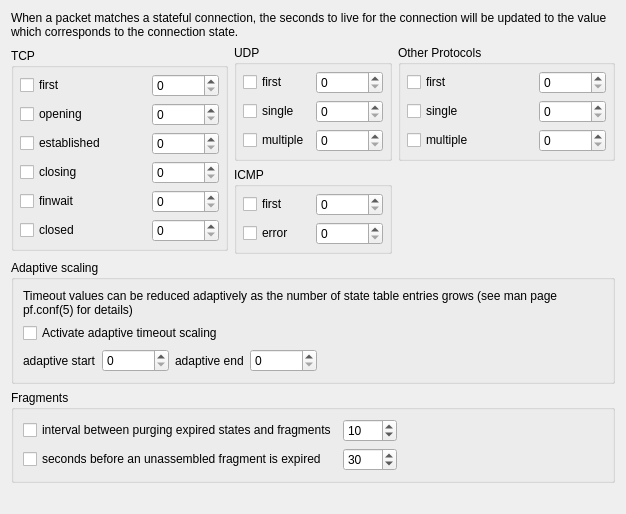
     <widget class="QWidget" name="tab4">
      <attribute name="title">
       <string>Timeouts</string>
      </attribute>
      <layout class="QGridLayout" name="pfAdvanced_gridLayout_14">
       <item row="0" column="0" colspan="3">
        <widget class="QLabel" name="textLabel2">
         <property name="text">
          <string>When a packet matches a stateful connection, the seconds to live for the connection will be updated to the value which corresponds to the connection state.</string>
         </property>
         <property name="alignment">
          <set>Qt::AlignmentFlag::AlignVCenter</set>
         </property>
         <property name="wordWrap">
          <bool>true</bool>
         </property>
        </widget>
       </item>
       <item row="1" column="0" rowspan="2">
        <widget class="QGroupBox" name="groupBox1">
         <property name="sizePolicy">
          <sizepolicy hsizetype="Preferred" vsizetype="Maximum">
           <horstretch>0</horstretch>
           <verstretch>0</verstretch>
          </sizepolicy>
         </property>
         <property name="title">
          <string>TCP</string>
         </property>
         <layout class="QGridLayout">
          <property name="margin" stdset="0">
           <number>6</number>
          </property>
          <item row="0" column="0">
           <widget class="QCheckBox" name="pf_set_tcp_first">
            <property name="sizePolicy">
             <sizepolicy hsizetype="Expanding" vsizetype="Fixed">
              <horstretch>0</horstretch>
              <verstretch>0</verstretch>
             </sizepolicy>
            </property>
            <property name="text">
             <string>first</string>
            </property>
           </widget>
          </item>
          <item row="0" column="2">
           <widget class="QSpinBox" name="pf_tcp_first">
            <property name="sizePolicy">
             <sizepolicy hsizetype="Fixed" vsizetype="Fixed">
              <horstretch>0</horstretch>
              <verstretch>0</verstretch>
             </sizepolicy>
            </property>
            <property name="toolTip">
             <string>The state after the first packet.</string>
            </property>
            <property name="minimum">
             <number>0</number>
            </property>
            <property name="maximum">
             <number>100000</number>
            </property>
            <property name="value">
             <number>0</number>
            </property>
           </widget>
          </item>
          <item row="1" column="0">
           <widget class="QCheckBox" name="pf_set_tcp_opening">
            <property name="text">
             <string>opening</string>
            </property>
           </widget>
          </item>
          <item row="1" column="2">
           <widget class="QSpinBox" name="pf_tcp_opening">
            <property name="sizePolicy">
             <sizepolicy hsizetype="Fixed" vsizetype="Fixed">
              <horstretch>0</horstretch>
              <verstretch>0</verstretch>
             </sizepolicy>
            </property>
            <property name="toolTip">
             <string> The state before the destination host ever sends a packet.</string>
            </property>
            <property name="minimum">
             <number>0</number>
            </property>
            <property name="maximum">
             <number>100000</number>
            </property>
            <property name="value">
             <number>0</number>
            </property>
           </widget>
          </item>
          <item row="2" column="0">
           <widget class="QCheckBox" name="pf_set_tcp_established">
            <property name="text">
             <string>established</string>
            </property>
           </widget>
          </item>
          <item row="2" column="2">
           <widget class="QSpinBox" name="pf_tcp_established">
            <property name="sizePolicy">
             <sizepolicy hsizetype="Fixed" vsizetype="Fixed">
              <horstretch>0</horstretch>
              <verstretch>0</verstretch>
             </sizepolicy>
            </property>
            <property name="toolTip">
             <string>The fully established state.</string>
            </property>
            <property name="minimum">
             <number>0</number>
            </property>
            <property name="maximum">
             <number>100000</number>
            </property>
            <property name="singleStep">
             <number>1</number>
            </property>
            <property name="value">
             <number>0</number>
            </property>
           </widget>
          </item>
          <item row="3" column="2">
           <widget class="QSpinBox" name="pf_tcp_closing">
            <property name="sizePolicy">
             <sizepolicy hsizetype="Fixed" vsizetype="Fixed">
              <horstretch>0</horstretch>
              <verstretch>0</verstretch>
             </sizepolicy>
            </property>
            <property name="toolTip">
             <string>The state after the first FIN has been sent.</string>
            </property>
            <property name="minimum">
             <number>0</number>
            </property>
            <property name="maximum">
             <number>100000</number>
            </property>
            <property name="value">
             <number>0</number>
            </property>
           </widget>
          </item>
          <item row="3" column="0">
           <widget class="QCheckBox" name="pf_set_tcp_closing">
            <property name="text">
             <string>closing</string>
            </property>
           </widget>
          </item>
          <item row="4" column="2">
           <widget class="QSpinBox" name="pf_tcp_finwait">
            <property name="sizePolicy">
             <sizepolicy hsizetype="Fixed" vsizetype="Fixed">
              <horstretch>0</horstretch>
              <verstretch>0</verstretch>
             </sizepolicy>
            </property>
            <property name="toolTip">
             <string>The state after both FINs have been exchanged and the connection is closed.</string>
            </property>
            <property name="minimum">
             <number>0</number>
            </property>
            <property name="maximum">
             <number>100000</number>
            </property>
            <property name="value">
             <number>0</number>
            </property>
           </widget>
          </item>
          <item row="4" column="0">
           <widget class="QCheckBox" name="pf_set_tcp_finwait">
            <property name="text">
             <string>finwait</string>
            </property>
           </widget>
          </item>
          <item row="5" column="2">
           <widget class="QSpinBox" name="pf_tcp_closed">
            <property name="sizePolicy">
             <sizepolicy hsizetype="Fixed" vsizetype="Fixed">
              <horstretch>0</horstretch>
              <verstretch>0</verstretch>
             </sizepolicy>
            </property>
            <property name="toolTip">
             <string>The state after one endpoint sends an RST.</string>
            </property>
            <property name="minimum">
             <number>0</number>
            </property>
            <property name="maximum">
             <number>100000</number>
            </property>
            <property name="value">
             <number>0</number>
            </property>
           </widget>
          </item>
          <item row="5" column="0">
           <widget class="QCheckBox" name="pf_set_tcp_closed">
            <property name="text">
             <string>closed</string>
            </property>
           </widget>
          </item>
         </layout>
        </widget>
       </item>
       <item row="1" column="1">
        <widget class="QGroupBox" name="groupBox2">
         <property name="title">
          <string>UDP</string>
         </property>
         <layout class="QGridLayout">
          <property name="margin" stdset="0">
           <number>6</number>
          </property>
          <item row="0" column="0">
           <widget class="QCheckBox" name="pf_set_udp_first">
            <property name="text">
             <string>first</string>
            </property>
           </widget>
          </item>
          <item row="0" column="2">
           <widget class="QSpinBox" name="pf_udp_first">
            <property name="sizePolicy">
             <sizepolicy hsizetype="Fixed" vsizetype="Fixed">
              <horstretch>0</horstretch>
              <verstretch>0</verstretch>
             </sizepolicy>
            </property>
            <property name="toolTip">
             <string>The state after the first packet.</string>
            </property>
            <property name="minimum">
             <number>0</number>
            </property>
            <property name="maximum">
             <number>100000</number>
            </property>
            <property name="value">
             <number>0</number>
            </property>
           </widget>
          </item>
          <item row="1" column="0">
           <widget class="QCheckBox" name="pf_set_udp_single">
            <property name="text">
             <string>single</string>
            </property>
           </widget>
          </item>
          <item row="1" column="2">
           <widget class="QSpinBox" name="pf_udp_single">
            <property name="sizePolicy">
             <sizepolicy hsizetype="Fixed" vsizetype="Fixed">
              <horstretch>0</horstretch>
              <verstretch>0</verstretch>
             </sizepolicy>
            </property>
            <property name="toolTip">
             <string>The state if the source host sends more than one packet but the destination host has never sent one back.</string>
            </property>
            <property name="minimum">
             <number>0</number>
            </property>
            <property name="maximum">
             <number>100000</number>
            </property>
            <property name="value">
             <number>0</number>
            </property>
           </widget>
          </item>
          <item row="2" column="0">
           <widget class="QCheckBox" name="pf_set_udp_multiple">
            <property name="text">
             <string>multiple</string>
            </property>
           </widget>
          </item>
          <item row="2" column="2">
           <widget class="QSpinBox" name="pf_udp_multiple">
            <property name="sizePolicy">
             <sizepolicy hsizetype="Fixed" vsizetype="Fixed">
              <horstretch>0</horstretch>
              <verstretch>0</verstretch>
             </sizepolicy>
            </property>
            <property name="toolTip">
             <string> The state if both hosts have sent packets.</string>
            </property>
            <property name="minimum">
             <number>0</number>
            </property>
            <property name="maximum">
             <number>100000</number>
            </property>
            <property name="value">
             <number>0</number>
            </property>
           </widget>
          </item>
         </layout>
        </widget>
       </item>
       <item row="1" column="2">
        <widget class="QGroupBox" name="groupBox4">
         <property name="title">
          <string>Other Protocols</string>
         </property>
         <layout class="QGridLayout">
          <property name="margin" stdset="0">
           <number>6</number>
          </property>
          <item row="0" column="0">
           <widget class="QCheckBox" name="pf_set_other_first">
            <property name="sizePolicy">
             <sizepolicy hsizetype="Expanding" vsizetype="Fixed">
              <horstretch>0</horstretch>
              <verstretch>0</verstretch>
             </sizepolicy>
            </property>
            <property name="text">
             <string>first</string>
            </property>
           </widget>
          </item>
          <item row="0" column="2">
           <widget class="QSpinBox" name="pf_other_first">
            <property name="sizePolicy">
             <sizepolicy hsizetype="Fixed" vsizetype="Fixed">
              <horstretch>0</horstretch>
              <verstretch>0</verstretch>
             </sizepolicy>
            </property>
            <property name="toolTip">
             <string>The state after the first packet.</string>
            </property>
            <property name="minimum">
             <number>0</number>
            </property>
            <property name="maximum">
             <number>100000</number>
            </property>
            <property name="value">
             <number>0</number>
            </property>
           </widget>
          </item>
          <item row="1" column="0">
           <widget class="QCheckBox" name="pf_set_other_single">
            <property name="text">
             <string>single</string>
            </property>
           </widget>
          </item>
          <item row="2" column="0">
           <widget class="QCheckBox" name="pf_set_other_multiple">
            <property name="text">
             <string>multiple</string>
            </property>
           </widget>
          </item>
          <item row="1" column="2">
           <widget class="QSpinBox" name="pf_other_single">
            <property name="sizePolicy">
             <sizepolicy hsizetype="Fixed" vsizetype="Fixed">
              <horstretch>0</horstretch>
              <verstretch>0</verstretch>
             </sizepolicy>
            </property>
            <property name="toolTip">
             <string>The state after the first packet.</string>
            </property>
            <property name="minimum">
             <number>0</number>
            </property>
            <property name="maximum">
             <number>100000</number>
            </property>
            <property name="value">
             <number>0</number>
            </property>
           </widget>
          </item>
          <item row="2" column="2">
           <widget class="QSpinBox" name="pf_other_multiple">
            <property name="sizePolicy">
             <sizepolicy hsizetype="Fixed" vsizetype="Fixed">
              <horstretch>0</horstretch>
              <verstretch>0</verstretch>
             </sizepolicy>
            </property>
            <property name="toolTip">
             <string>The state after the first packet.</string>
            </property>
            <property name="minimum">
             <number>0</number>
            </property>
            <property name="maximum">
             <number>100000</number>
            </property>
            <property name="value">
             <number>0</number>
            </property>
           </widget>
          </item>
         </layout>
        </widget>
       </item>
       <item row="2" column="1">
        <widget class="QGroupBox" name="groupBox3">
         <property name="title">
          <string>ICMP</string>
         </property>
         <layout class="QGridLayout">
          <property name="margin" stdset="0">
           <number>6</number>
          </property>
          <item row="0" column="1">
           <widget class="QSpinBox" name="pf_icmp_first">
            <property name="sizePolicy">
             <sizepolicy hsizetype="Fixed" vsizetype="Fixed">
              <horstretch>0</horstretch>
              <verstretch>0</verstretch>
             </sizepolicy>
            </property>
            <property name="toolTip">
             <string>The state after the first packet.</string>
            </property>
            <property name="minimum">
             <number>0</number>
            </property>
            <property name="maximum">
             <number>100000</number>
            </property>
            <property name="value">
             <number>0</number>
            </property>
           </widget>
          </item>
          <item row="1" column="1">
           <widget class="QSpinBox" name="pf_icmp_error">
            <property name="sizePolicy">
             <sizepolicy hsizetype="Fixed" vsizetype="Fixed">
              <horstretch>0</horstretch>
              <verstretch>0</verstretch>
             </sizepolicy>
            </property>
            <property name="toolTip">
             <string>The state after an ICMP error came back in response to an ICMP packet.</string>
            </property>
            <property name="minimum">
             <number>0</number>
            </property>
            <property name="maximum">
             <number>100000</number>
            </property>
            <property name="value">
             <number>0</number>
            </property>
           </widget>
          </item>
          <item row="0" column="0">
           <widget class="QCheckBox" name="pf_set_icmp_first">
            <property name="text">
             <string>first</string>
            </property>
           </widget>
          </item>
          <item row="1" column="0">
           <widget class="QCheckBox" name="pf_set_icmp_error">
            <property name="text">
             <string>error</string>
            </property>
           </widget>
          </item>
         </layout>
        </widget>
       </item>
       <item row="3" column="0" colspan="3">
        <widget class="QGroupBox" name="groupBox6">
         <property name="title">
          <string>Adaptive scaling</string>
         </property>
         <layout class="QGridLayout" name="pfAdvanced_gridLayout_12">
          <item row="0" column="0">
           <widget class="QLabel" name="textLabel1_11">
            <property name="text">
             <string>Timeout values can be reduced adaptively as the number of state table entries grows (see man page pf.conf(5) for details)</string>
            </property>
            <property name="alignment">
             <set>Qt::AlignmentFlag::AlignVCenter</set>
            </property>
            <property name="wordWrap">
             <bool>true</bool>
            </property>
           </widget>
          </item>
          <item row="1" column="0">
           <widget class="QCheckBox" name="pf_set_adaptive">
            <property name="text">
             <string>Activate adaptive timeout scaling</string>
            </property>
           </widget>
          </item>
          <item row="2" column="0">
           <layout class="QHBoxLayout" name="horizontalLayout_6">
            <item>
             <widget class="QLabel" name="textLabel1_10_7">
              <property name="sizePolicy">
               <sizepolicy hsizetype="Preferred" vsizetype="Preferred">
                <horstretch>0</horstretch>
                <verstretch>0</verstretch>
               </sizepolicy>
              </property>
              <property name="text">
               <string>adaptive start</string>
              </property>
              <property name="wordWrap">
               <bool>false</bool>
              </property>
             </widget>
            </item>
            <item>
             <widget class="QSpinBox" name="pf_adaptive_start">
              <property name="sizePolicy">
               <sizepolicy hsizetype="Fixed" vsizetype="Fixed">
                <horstretch>0</horstretch>
                <verstretch>0</verstretch>
               </sizepolicy>
              </property>
              <property name="toolTip">
               <string>When the number of state entries exceeds this value, adaptive scaling begins.</string>
              </property>
              <property name="minimum">
               <number>0</number>
              </property>
              <property name="maximum">
               <number>100000000</number>
              </property>
              <property name="value">
               <number>0</number>
              </property>
             </widget>
            </item>
            <item>
             <widget class="QLabel" name="textLabel1_10_7_2">
              <property name="sizePolicy">
               <sizepolicy hsizetype="Preferred" vsizetype="Preferred">
                <horstretch>0</horstretch>
                <verstretch>0</verstretch>
               </sizepolicy>
              </property>
              <property name="text">
               <string>adaptive end</string>
              </property>
              <property name="wordWrap">
               <bool>false</bool>
              </property>
             </widget>
            </item>
            <item>
             <widget class="QSpinBox" name="pf_adaptive_end">
              <property name="sizePolicy">
               <sizepolicy hsizetype="Fixed" vsizetype="Fixed">
                <horstretch>0</horstretch>
                <verstretch>0</verstretch>
               </sizepolicy>
              </property>
              <property name="toolTip">
               <string>When reaching this number of state entries, all timeout values become zero, effectively purging all state entries immediately.</string>
              </property>
              <property name="minimum">
               <number>0</number>
              </property>
              <property name="maximum">
               <number>100000000</number>
              </property>
              <property name="value">
               <number>0</number>
              </property>
             </widget>
            </item>
            <item>
             <spacer>
              <property name="orientation">
               <enum>Qt::Orientation::Horizontal</enum>
              </property>
              <property name="sizeType">
               <enum>QSizePolicy::Policy::Expanding</enum>
              </property>
              <property name="sizeHint" stdset="0">
               <size>
                <width>40</width>
                <height>20</height>
               </size>
              </property>
             </spacer>
            </item>
           </layout>
          </item>
         </layout>
        </widget>
       </item>
       <item row="4" column="0" colspan="3">
        <widget class="QGroupBox" name="groupBox5">
         <property name="title">
          <string>Fragments</string>
         </property>
         <layout class="QGridLayout" name="pfAdvanced_gridLayout_13">
          <item row="0" column="0">
           <widget class="QCheckBox" name="pf_do_timeout_interval">
            <property name="toolTip">
             <string>translates into 'set timeout interval'</string>
            </property>
            <property name="text">
             <string>interval between purging expired states and fragments</string>
            </property>
           </widget>
          </item>
          <item row="0" column="1">
           <widget class="QSpinBox" name="pf_timeout_interval">
            <property name="sizePolicy">
             <sizepolicy hsizetype="Fixed" vsizetype="Fixed">
              <horstretch>0</horstretch>
              <verstretch>0</verstretch>
             </sizepolicy>
            </property>
            <property name="toolTip">
             <string>translates into 'set timeout interval'</string>
            </property>
            <property name="minimum">
             <number>1</number>
            </property>
            <property name="maximum">
             <number>1000</number>
            </property>
            <property name="value">
             <number>10</number>
            </property>
           </widget>
          </item>
          <item row="0" column="2">
           <spacer name="horizontalSpacer_3">
            <property name="orientation">
             <enum>Qt::Orientation::Horizontal</enum>
            </property>
            <property name="sizeHint" stdset="0">
             <size>
              <width>206</width>
              <height>20</height>
             </size>
            </property>
           </spacer>
          </item>
          <item row="1" column="0">
           <widget class="QCheckBox" name="pf_do_timeout_frag">
            <property name="toolTip">
             <string>translates into 'set timeout frag'</string>
            </property>
            <property name="text">
             <string>seconds before an unassembled fragment is expired</string>
            </property>
           </widget>
          </item>
          <item row="1" column="1">
           <widget class="QSpinBox" name="pf_timeout_frag">
            <property name="sizePolicy">
             <sizepolicy hsizetype="Fixed" vsizetype="Fixed">
              <horstretch>0</horstretch>
              <verstretch>0</verstretch>
             </sizepolicy>
            </property>
            <property name="toolTip">
             <string>translates into 'set timeout frag'</string>
            </property>
            <property name="minimum">
             <number>1</number>
            </property>
            <property name="maximum">
             <number>1000</number>
            </property>
            <property name="value">
             <number>30</number>
            </property>
           </widget>
          </item>
         </layout>
        </widget>
       </item>
       <item row="5" column="1">
        <spacer>
         <property name="orientation">
          <enum>Qt::Orientation::Vertical</enum>
         </property>
         <property name="sizeType">
          <enum>QSizePolicy::Policy::Expanding</enum>
         </property>
         <property name="sizeHint" stdset="0">
          <size>
           <width>20</width>
           <height>20</height>
          </size>
         </property>
        </spacer>
       </item>
      </layout>
     </widget>
